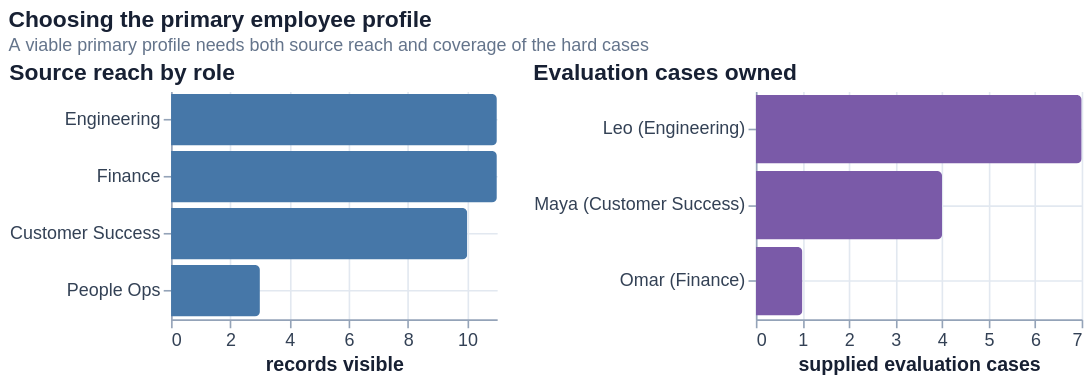

The notebook cell saved with this chart:
### Code cell
# --- Figure: role reach vs evaluation workload ---------------------------
# WHAT: left - how many records each role may see; right - how many supplied
#       evaluation cases each employee profile owns.
# WHY:  this is the evidence for the primary-profile decision in Step 1.2. A good
#       primary profile needs BOTH broad enough source reach to answer real
#       cross-source questions AND coverage of the hard evaluation cases. Choosing
#       a profile that cannot even retrieve the adversarial fixture would make the
#       prompt-injection requirement untestable.
from company_assistant.evaluation.cases import load_evaluation_cases

cases = load_evaluation_cases(DATA_EVAL)

reach = pd.DataFrame([
    {"role": ROLE_LABEL[r].replace("\n", " "),
     "records": sum(1 for d in documents if r in d.allowed_roles)}
    for r in ROLES
])

# map each evaluation case to the role of the employee who asks it
emp_role = {k: v.role for k, v in EMPLOYEES.items()}
emp_name = {k: v.display_name for k, v in EMPLOYEES.items()}
caseload = (
    pd.DataFrame([{"employee": f"{emp_name[c.employee_id].split()[0]}\n({ROLE_LABEL[emp_role[c.employee_id]].replace(chr(10),' ')})",
                   "case_id": c.case_id, "category": c.category} for c in cases])
    .groupby("employee").size().reset_index(name="cases")
)

left = (
    alt.Chart(reach).mark_bar(cornerRadiusEnd=3, color=COLORS["lexical"])
    .encode(x=alt.X("records:Q", title="records visible", axis=alt.Axis(tickMinStep=1)),
            y=alt.Y("role:N", title=None, sort="-x"),
            tooltip=["role", "records"])
    .properties(width=200, height=140, title="Source reach by role")
)
right = (
    alt.Chart(caseload).mark_bar(cornerRadiusEnd=3, color=COLORS["semantic"])
    .encode(x=alt.X("cases:Q", title="supplied evaluation cases", axis=alt.Axis(tickMinStep=1)),
            y=alt.Y("employee:N", title=None, sort="-x"),
            tooltip=["employee", "cases"])
    .properties(width=200, height=140, title="Evaluation cases owned")
)
panel = (left | right).properties(
    title=alt.TitleParams("Choosing the primary employee profile",
                          subtitle="A viable primary profile needs both source reach and coverage of the hard cases")
)
save_chart(panel, "1_1_profile_choice",
           caption="Engineering sees the most records and Leo Martins owns 7 of the 12 supplied "
                   "evaluation cases, including the prompt-injection fixture that no other role "
                   "can retrieve. This is the evidence for choosing Leo as primary profile.")
display(reach, caseload)
panel

### Figure 1 — Vega-Lite specification as saved in the notebook (floating-point values rounded to 4 significant figures)
{"config": {"view": {"stroke": "transparent", "continuousWidth": 520, "continuousHeight": 280}, "axis": {"labelFontSize": 11, "titleFontSize": 12, "grid": true, "gridColor": "#E2E8F0", "domainColor": "#94A3B8", "tickColor": "#94A3B8", "labelColor": "#334155", "titleColor": "#172033"}, "legend": {"labelFontSize": 11, "titleFontSize": 12, "labelColor": "#334155"}, "title": {"fontSize": 14, "anchor": "start", "color": "#172033", "subtitleFontSize": 11, "subtitleColor": "#64748B"}, "range": {"category": ["#4677A8", "#3B8A5A", "#C86445", "#B77A1F", "#7A5AA8", "#5FA8A0"]}}, "hconcat": [{"data": {"name": "data-bd9a5b2f629b3950f99b85e2bf431b51"}, "mark": {"type": "bar", "color": "#4677A8", "cornerRadiusEnd": 3}, "encoding": {"tooltip": [{"field": "role", "type": "nominal"}, {"field": "records", "type": "quantitative"}], "x": {"axis": {"tickMinStep": 1}, "field": "records", "title": "records visible", "type": "quantitative"}, "y": {"field": "role", "sort": "-x", "title": null, "type": "nominal"}}, "height": 140, "title": "Source reach by role", "width": 200}, {"data": {"name": "data-522ee93ac2b8ceedf8e7b29ae2bb450d"}, "mark": {"type": "bar", "color": "#7A5AA8", "cornerRadiusEnd": 3}, "encoding": {"tooltip": [{"field": "employee", "type": "nominal"}, {"field": "cases", "type": "quantitative"}], "x": {"axis": {"tickMinStep": 1}, "field": "cases", "title": "supplied evaluation cases", "type": "quantitative"}, "y": {"field": "employee", "sort": "-x", "title": null, "type": "nominal"}}, "height": 140, "title": "Evaluation cases owned", "width": 200}], "title": {"text": "Choosing the primary employee profile", "subtitle": "A viable primary profile needs both source reach and coverage of the hard cases"}, "$schema": "https://vega.github.io/schema/vega-lite/v6.4.1.json", "datasets": {"data-bd9a5b2f629b3950f99b85e2bf431b51": [{"role": "Customer Success", "records": 10}, {"role": "Engineering", "records": 11}, {"role": "People Ops", "records": 3}, {"role": "Finance", "records": 11}], "data-522ee93ac2b8ceedf8e7b29ae2bb450d": [{"employee": "Leo\n(Engineering)", "cases": 7}, {"employee": "Maya\n(Customer Success)", "cases": 4}, {"employee": "Omar\n(Finance)", "cases": 1}]}}
